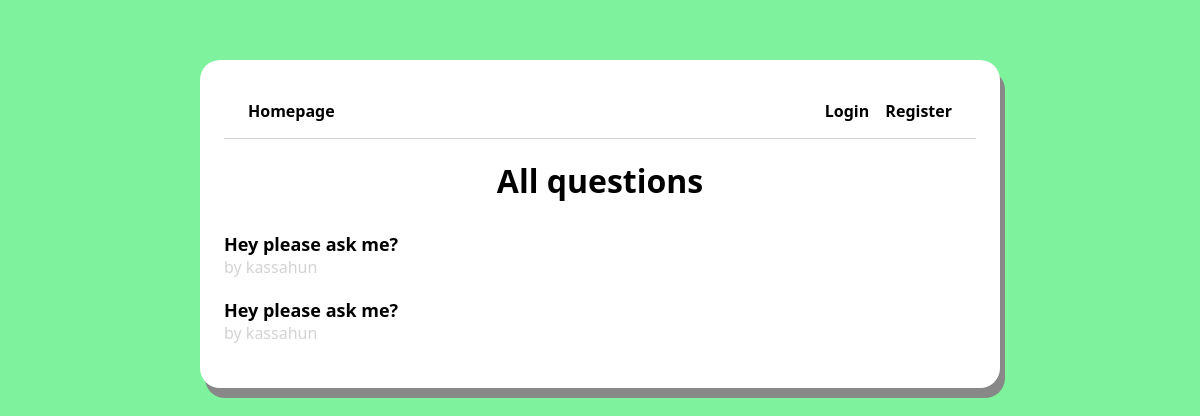
/homepage/, run on an earlier commit of the app's database.
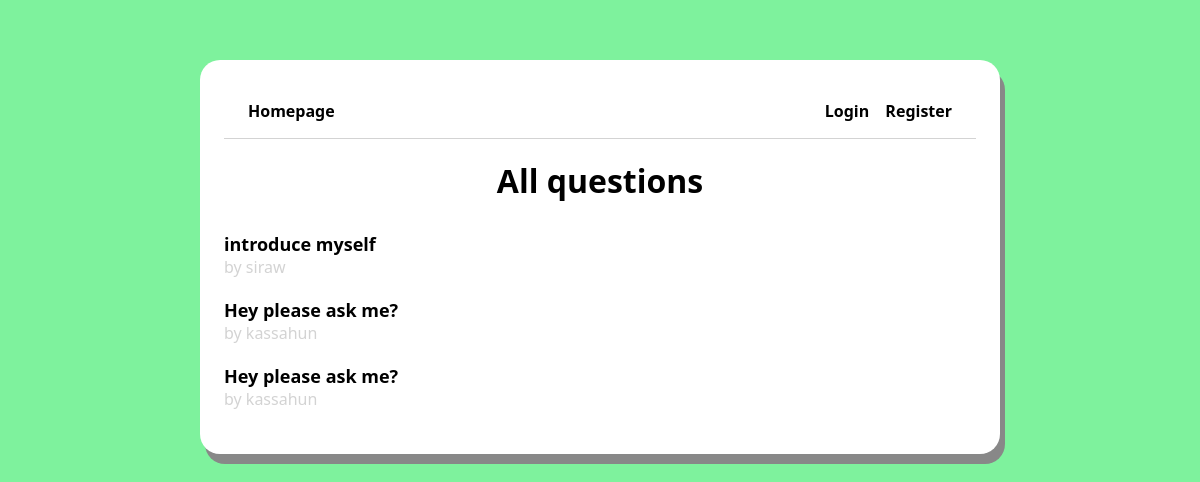
And on a later commit of the database.
### knowledge_portal/models.py (models this page shows, shortened)
class Question(models.Model):
    author = models.ForeignKey(User, null=False, on_delete=models.CASCADE)
    title = models.CharField(max_length=200, null=False)
    body = models.TextField(null=False)
    created_at = models.DateTimeField(auto_now_add=True)
    updated_at = models.DateTimeField(auto_now=True)

### knowledge_portal/views.py (the view)
# urls.py: path('homepage/', views.homePage, name='homepage'),
def homePage(request):
    questions = Question.objects.all().order_by('-created_at')
    context = {
        'questions': questions
    }
    return render(request, 'knowledge_portal/homepage.html', context)

### knowledge_portal/templates/Knowledge_portal/homepage.html
{% extends 'knowledge_portal/page.html' %}
{% block content %}
<div class="page">
<h1 class="title">All questions</h1>
{% for question in questions %}
<div class="question-list-item">
  <a href="{% url 'question' question.id %}">
    <p class="question-list-item-title">
      {{question.title}}
    </p>
    <p class="question-list-item-author">
      by {{question.author.username}}
    </p>
  </a>
</div>
{% endfor %}
</div>
{% endblock %}

What changed in the data, as far as the page shows it:
added Question: title "introduce myself", author.username "siraw"
